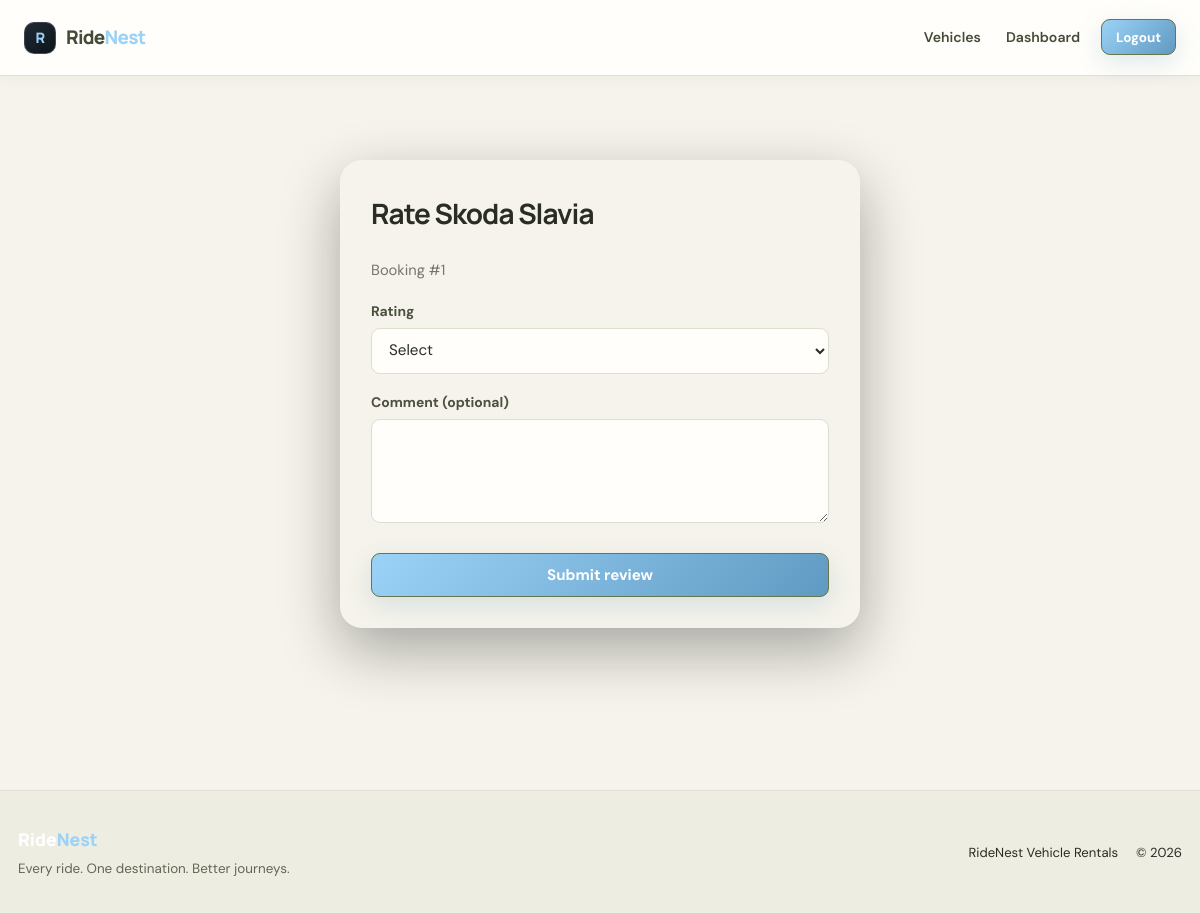
Page /review/1 (signed in) on the committed database.
### tables this page shows
CREATE TABLE cars (
    id INTEGER PRIMARY KEY AUTOINCREMENT,
    name TEXT NOT NULL,
    brand TEXT NOT NULL,
    type TEXT NOT NULL,
    fuel TEXT NOT NULL,
    seats INTEGER NOT NULL,
    price_per_day INTEGER NOT NULL,
    number_plate TEXT NOT NULL UNIQUE,
    qr_token TEXT NOT NULL UNIQUE,
    insurance_expiry TEXT,
    puc_expiry TEXT,
    last_service TEXT,
    km_driven INTEGER DEFAULT 0,
    image TEXT DEFAULT 'default.jpg',
    category TEXT NOT NULL DEFAULT 'Car',
    price_per_hour INTEGER DEFAULT 0,
    min_hours INTEGER DEFAULT 1,
    outstation_rate INTEGER DEFAULT 0,
    km_per_day INTEGER DEFAULT 0,
    extra_km_rate INTEGER DEFAULT 0,
    deposit INTEGER DEFAULT 0,
    station TEXT DEFAULT ''
);

CREATE TABLE bookings (
    id INTEGER PRIMARY KEY AUTOINCREMENT,
    user_id INTEGER NOT NULL,
    car_id INTEGER NOT NULL,
    start_datetime TEXT NOT NULL,
    end_datetime TEXT NOT NULL,
    total_price INTEGER NOT NULL,
    status TEXT NOT NULL DEFAULT 'Pending',
    payment_status TEXT NOT NULL DEFAULT 'Unpaid',
    utr_number TEXT,
    late_fee INTEGER DEFAULT 0,
    reminder_sent INTEGER DEFAULT 0,
    due_sent INTEGER DEFAULT 0,
    late_alert_sent INTEGER DEFAULT 0,
    returned_at TEXT,
    coupon_code TEXT,
    discount INTEGER DEFAULT 0,
    rate_note TEXT,
    trip_type TEXT DEFAULT 'Local',
    destination TEXT,
    km_limit INTEGER DEFAULT 0,
    extra_km_rate INTEGER DEFAULT 0,
    deposit INTEGER DEFAULT 0,
    approval_status TEXT DEFAULT 'None',
    damage_charge INTEGER DEFAULT 0,
    fuel_charge INTEGER DEFAULT 0,
    km_charge INTEGER DEFAULT 0,
    deposit_refund INTEGER DEFAULT 0,
    balance_due INTEGER DEFAULT 0,
    invoice_email TEXT,
    created_at TEXT DEFAULT CURRENT_TIMESTAMP,
    FOREIGN KEY (user_id) REFERENCES users(id),
    FOREIGN KEY (car_id) REFERENCES cars(id)
);

### app.py (the view, shortened to what this page needs)
@app.route("/review/<int:booking_id>", methods=["GET", "POST"])
def review(booking_id):
    if "user_id" not in session:
        flash("Please log in first.", "error")
        return redirect("/login")
    con = sqlite3.connect("database.db")
    con.row_factory = sqlite3.Row
    b = con.execute("""
        SELECT bookings.*, cars.brand AS car_brand, cars.name AS car_name FROM bookings
        JOIN cars ON cars.id = bookings.car_id
        WHERE bookings.id = ? AND bookings.user_id = ?""", (booking_id, session["user_id"])).fetchone()
    if b is None or b["status"] != "Completed":
        con.close()
        flash("A review can only be submitted for your completed booking.", "error")
        return redirect("/dashboard")
    if con.execute("SELECT id FROM reviews WHERE booking_id = ?", (booking_id,)).fetchone():
        con.close()
        flash("You have already reviewed this booking.", "error")
        return redirect("/dashboard")
    con.close()
    return render_template("review.html", b=b)

### app.py (called while the page is built)
@app.before_request
def expire_unpaid_bookings():
    if request.endpoint == "static":
        return
    con = sqlite3.connect("database.db")
    con.execute("""
        UPDATE bookings SET status = 'Cancelled'
        WHERE status = 'Pending' AND payment_status = 'Unpaid' AND approval_status != 'Waiting'
        AND created_at <= datetime('now', ?)
    """, ("-" + str(PAY_WINDOW_MIN) + " minutes",))
    con.execute("""UPDATE bookings SET status = 'Cancelled', approval_status = 'Rejected'
                   WHERE status = 'Pending' AND approval_status = 'Waiting' AND created_at <= datetime('now', '-24 hours')""")
    con.commit()
    con.close()

### templates/review.html (shortened to what this page needs)
{% extends "base.html" %}
{% block content %}
<div class="form-box">
    <h2>Rate {{ b.car_brand }} {{ b.car_name }}</h2>
    <p class="muted">Booking #{{ b.id }}</p>
    <form method="POST">
        <label>Rating</label>
        <select name="rating" required>
            <option value="">Select</option>
        </select>
        <label>Comment (optional)</label>
        <textarea name="comment" rows="4" maxlength="300"></textarea>
        <button class="btn" type="submit">Submit review</button>
    </form>
</div>
{% endblock %}

### rows in the picture
cars: car_brand "Skoda", car_name "Slavia"
bookings: id "1"
